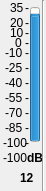
     <widget class="QWidget" name="widget_12" native="true">
      <property name="geometry">
       <rect>
        <x>440</x>
        <y>40</y>
        <width>46</width>
        <height>191</height>
       </rect>
      </property>
      <widget class="QProgressBar" name="progressBar_54">
       <property name="geometry">
        <rect>
         <x>30</x>
         <y>7</y>
         <width>10</width>
         <height>135</height>
        </rect>
       </property>
       <property name="contextMenuPolicy">
        <enum>Qt::DefaultContextMenu</enum>
       </property>
       <property name="toolTip">
        <string>Local Input 1 Meter</string>
       </property>
       <property name="statusTip">
        <string/>
       </property>
       <property name="whatsThis">
        <string/>
       </property>
       <property name="autoFillBackground">
        <bool>false</bool>
       </property>
       <property name="minimum">
        <number>-100</number>
       </property>
       <property name="maximum">
        <number>35</number>
       </property>
       <property name="value">
        <number>24</number>
       </property>
       <property name="textVisible">
        <bool>true</bool>
       </property>
       <property name="orientation">
        <enum>Qt::Vertical</enum>
       </property>
       <property name="invertedAppearance">
        <bool>false</bool>
       </property>
       <property name="format">
        <string>%p%</string>
       </property>
      </widget>
      <widget class="QLabel" name="m0_54">
       <property name="geometry">
        <rect>
         <x>25</x>
         <y>0</y>
         <width>16</width>
         <height>16</height>
        </rect>
       </property>
       <property name="text">
        <string>-</string>
       </property>
      </widget>
      <widget class="QLabel" name="t35_54">
       <property name="geometry">
        <rect>
         <x>10</x>
         <y>0</y>
         <width>16</width>
         <height>16</height>
        </rect>
       </property>
       <property name="text">
        <string>35</string>
       </property>
      </widget>
      <widget class="QLabel" name="tn100_54">
       <property name="geometry">
        <rect>
         <x>3</x>
         <y>135</y>
         <width>31</width>
         <height>16</height>
        </rect>
       </property>
       <property name="text">
        <string>-100</string>
       </property>
      </widget>
      <widget class="QLabel" name="m15_54">
       <property name="geometry">
        <rect>
         <x>25</x>
         <y>15</y>
         <width>16</width>
         <height>16</height>
        </rect>
       </property>
       <property name="text">
        <string>-</string>
       </property>
      </widget>
      <widget class="QLabel" name="m25_54">
       <property name="geometry">
        <rect>
         <x>25</x>
         <y>25</y>
         <width>16</width>
         <height>16</height>
        </rect>
       </property>
       <property name="text">
        <string>-</string>
       </property>
      </widget>
      <widget class="QLabel" name="m90_54">
       <property name="geometry">
        <rect>
         <x>25</x>
         <y>90</y>
         <width>16</width>
         <height>16</height>
        </rect>
       </property>
       <property name="text">
        <string>-</string>
       </property>
      </widget>
      <widget class="QLabel" name="m105_54">
       <property name="geometry">
        <rect>
         <x>25</x>
         <y>105</y>
         <width>16</width>
         <height>16</height>
        </rect>
       </property>
       <property name="text">
        <string>-</string>
       </property>
      </widget>
      <widget class="QLabel" name="m120_54">
       <property name="geometry">
        <rect>
         <x>25</x>
         <y>120</y>
         <width>16</width>
         <height>16</height>
        </rect>
       </property>
       <property name="text">
        <string>-</string>
       </property>
      </widget>
      <widget class="QLabel" name="m135_54">
       <property name="geometry">
        <rect>
         <x>25</x>
         <y>135</y>
         <width>16</width>
         <height>16</height>
        </rect>
       </property>
       <property name="text">
        <string>-</string>
       </property>
      </widget>
      <widget class="QLabel" name="m45_54">
       <property name="geometry">
        <rect>
         <x>25</x>
         <y>45</y>
         <width>16</width>
         <height>16</height>
        </rect>
       </property>
       <property name="text">
        <string>-</string>
       </property>
      </widget>
      <widget class="QLabel" name="m60_54">
       <property name="geometry">
        <rect>
         <x>25</x>
         <y>60</y>
         <width>16</width>
         <height>16</height>
        </rect>
       </property>
       <property name="text">
        <string>-</string>
       </property>
      </widget>
      <widget class="QLabel" name="m75_54">
       <property name="geometry">
        <rect>
         <x>25</x>
         <y>75</y>
         <width>16</width>
         <height>16</height>
        </rect>
       </property>
       <property name="text">
        <string>-</string>
       </property>
      </widget>
      <widget class="QLabel" name="t20_54">
       <property name="geometry">
        <rect>
         <x>10</x>
         <y>15</y>
         <width>16</width>
         <height>16</height>
        </rect>
       </property>
       <property name="text">
        <string>20</string>
       </property>
      </widget>
      <widget class="QLabel" name="t5_54">
       <property name="geometry">
        <rect>
         <x>10</x>
         <y>25</y>
         <width>16</width>
         <height>16</height>
        </rect>
       </property>
       <property name="text">
        <string>10</string>
       </property>
      </widget>
      <widget class="QLabel" name="tn10_54">
       <property name="geometry">
        <rect>
         <x>5</x>
         <y>45</y>
         <width>21</width>
         <height>16</height>
        </rect>
       </property>
       <property name="text">
        <string>-10</string>
       </property>
      </widget>
      <widget class="QLabel" name="tn25_54">
       <property name="geometry">
        <rect>
         <x>5</x>
         <y>60</y>
         <width>21</width>
         <height>16</height>
        </rect>
       </property>
       <property name="text">
        <string>-25</string>
       </property>
      </widget>
      <widget class="QLabel" name="tn40_54">
       <property name="geometry">
        <rect>
         <x>5</x>
         <y>75</y>
         <width>21</width>
         <height>16</height>
        </rect>
       </property>
       <property name="text">
        <string>-40</string>
       </property>
      </widget>
      <widget class="QLabel" name="tn55_54">
       <property name="geometry">
        <rect>
         <x>5</x>
         <y>90</y>
         <width>21</width>
         <height>16</height>
        </rect>
       </property>
       <property name="text">
        <string>-55</string>
       </property>
      </widget>
      <widget class="QLabel" name="tn70_54">
       <property name="geometry">
        <rect>
         <x>5</x>
         <y>105</y>
         <width>21</width>
         <height>16</height>
        </rect>
       </property>
       <property name="text">
        <string>-70</string>
       </property>
      </widget>
      <widget class="QLabel" name="tn85_54">
       <property name="geometry">
        <rect>
         <x>5</x>
         <y>120</y>
         <width>21</width>
         <height>16</height>
        </rect>
       </property>
       <property name="text">
        <string>-85</string>
       </property>
      </widget>
      <widget class="QLabel" name="m35_54">
       <property name="geometry">
        <rect>
         <x>25</x>
         <y>35</y>
         <width>16</width>
         <height>16</height>
        </rect>
       </property>
       <property name="text">
        <string>-</string>
       </property>
      </widget>
      <widget class="QLabel" name="t0_54">
       <property name="geometry">
        <rect>
         <x>15</x>
         <y>35</y>
         <width>16</width>
         <height>16</height>
        </rect>
       </property>
       <property name="text">
        <string>0</string>
       </property>
      </widget>
      <widget class="QLabel" name="value_54">
       <property name="geometry">
        <rect>
         <x>3</x>
         <y>150</y>
         <width>31</width>
         <height>16</height>
        </rect>
       </property>
       <property name="autoFillBackground">
        <bool>false</bool>
       </property>
       <property name="frameShadow">
        <enum>QFrame::Plain</enum>
       </property>
       <property name="text">
        <string>-100</string>
       </property>
      </widget>
      <widget class="QLabel" name="dB_54">
       <property name="geometry">
        <rect>
         <x>27</x>
         <y>150</y>
         <width>16</width>
         <height>16</height>
        </rect>
       </property>
       <property name="font">
        <font>
         <weight>75</weight>
         <bold>true</bold>
        </font>
       </property>
       <property name="text">
        <string>dB</string>
       </property>
      </widget>
      <widget class="QLabel" name="number_54">
       <property name="geometry">
        <rect>
         <x>20</x>
         <y>170</y>
         <width>16</width>
         <height>16</height>
        </rect>
       </property>
       <property name="font">
        <font>
         <weight>75</weight>
         <bold>true</bold>
        </font>
       </property>
       <property name="text">
        <string>12</string>
       </property>
      </widget>
      <widget class="Line" name="line_54">
       <property name="geometry">
        <rect>
         <x>35</x>
         <y>0</y>
         <width>16</width>
         <height>191</height>
        </rect>
       </property>
       <property name="orientation">
        <enum>Qt::Vertical</enum>
       </property>
      </widget>
     </widget>
